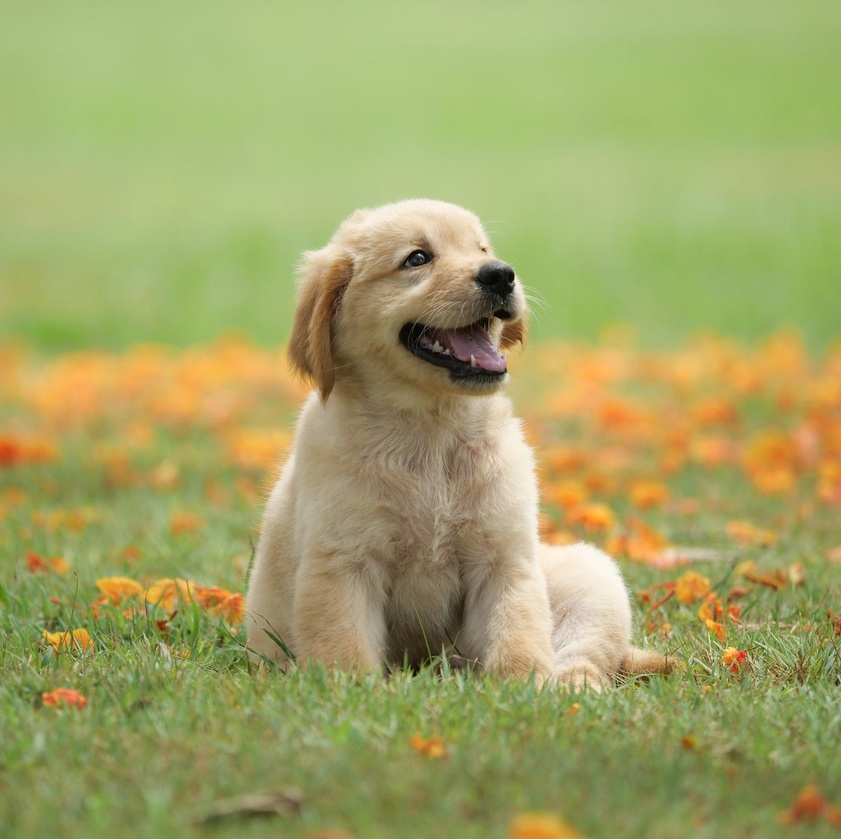
#> input picture Src/dog.jpg, 841 x 839 px, shrunk from 1200 x 1197 before the run, found by its file name
$ python Contrast_Control.py
#> lines starting #> are read from the running program, lines starting #| are printed output that depends on the picture
import numpy as np
import cv2

src=cv2.imread("C:/Park/Src/dog.jpg", cv2.IMREAD_GRAYSCALE)
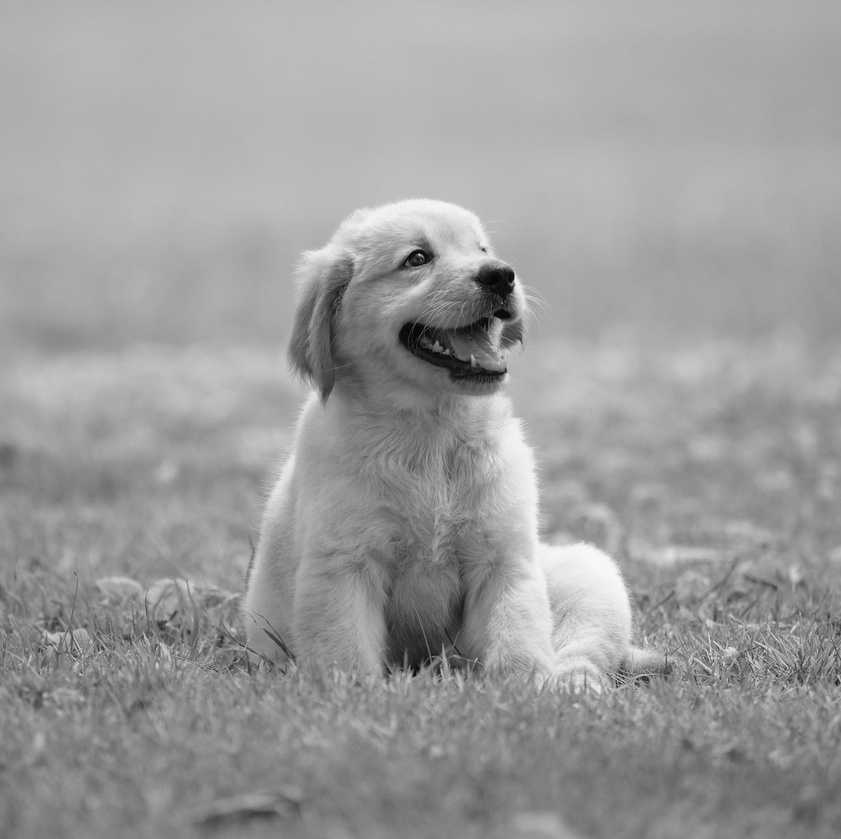
#> src: shape (839, 841); min 0, max 250, mean 156.5
img1=cv2.multiply(src,2)
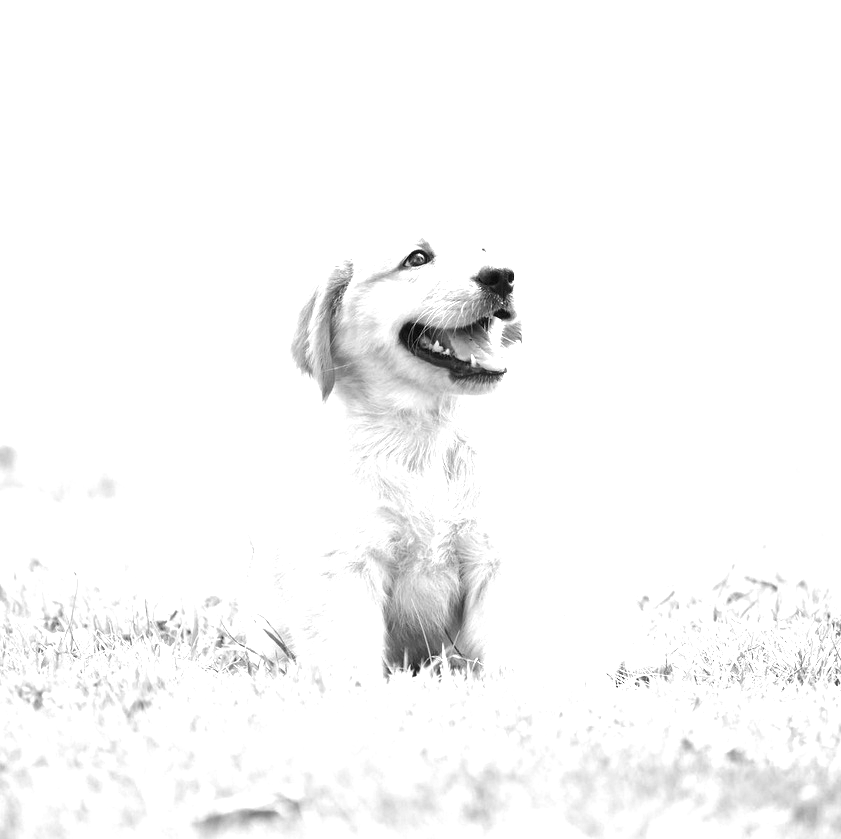
#> img1: shape (839, 841); min 0, max 255, mean 248.2
img2=cv2.divide(src,2)
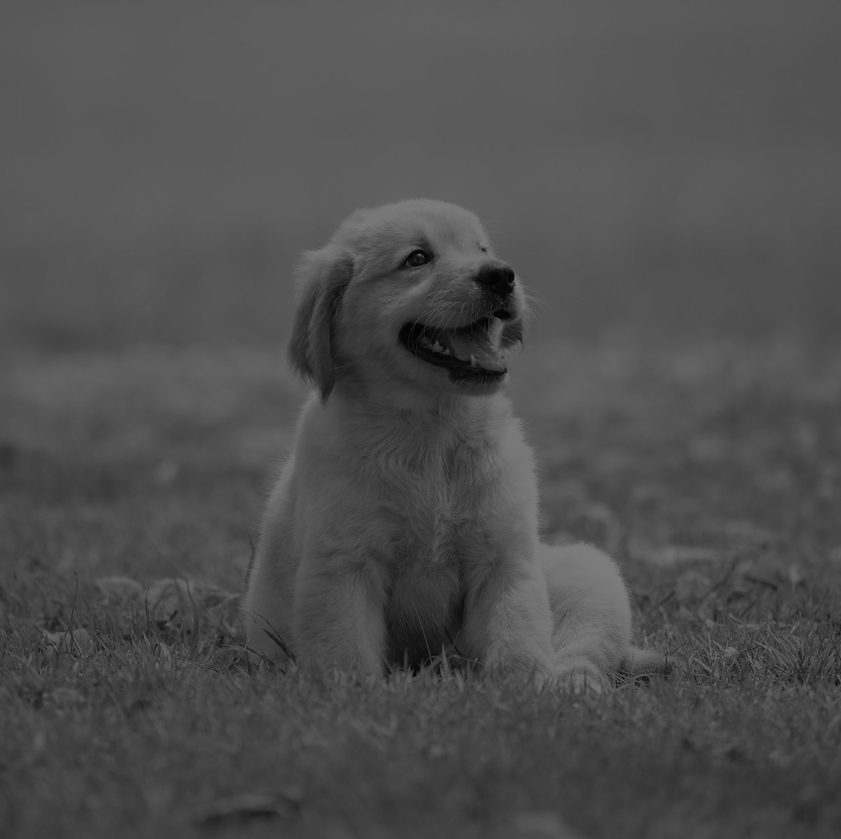
#> img2: shape (839, 841); min 0, max 125, mean 78.3

dst=cv2.vconcat([src,img1,img2])
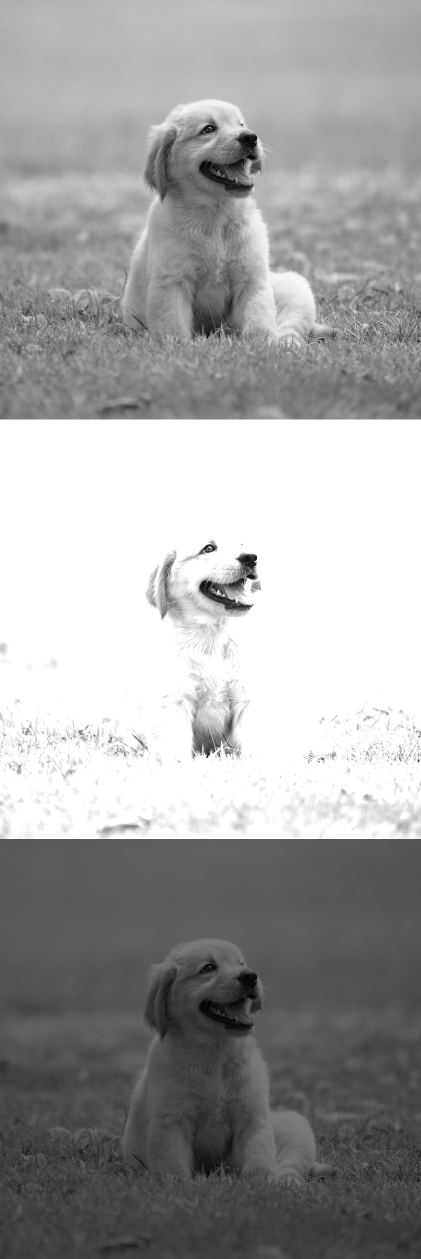
#> dst: shape (2517, 841) (shown at 1/2 size); min 0, max 255, mean 161
cv2.imshow("Contrast Control", dst)
cv2.waitKey(0)
cv2.destroyAllWindows()

$ run again, with Src/AppleTree.jpg copied over Src/dog.jpg
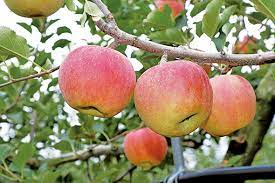
#> input picture Src/AppleTree.jpg, 275 x 183 px, found by its file name
#> `img2=cv2.divide(src,2)`:
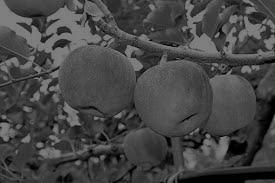
#> img2: shape (183, 275); min 0, max 128, mean 69.7
#> `dst=cv2.vconcat([src,img1,img2])`:
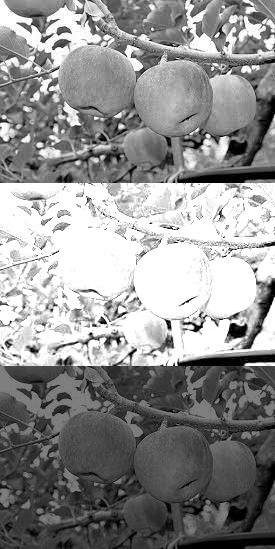
#> dst: shape (549, 275); min 0, max 255, mean 144.1

$ run again, with Src/TestFlower2.jpg copied over Src/dog.jpg
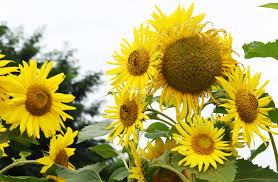
#> input picture Src/TestFlower2.jpg, 278 x 182 px, found by its file name
#> `img2=cv2.divide(src,2)`:
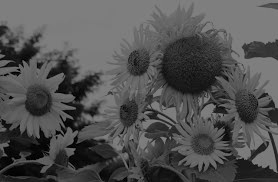
#> img2: shape (182, 278); min 0, max 128, mean 81.6
#> `dst=cv2.vconcat([src,img1,img2])`:
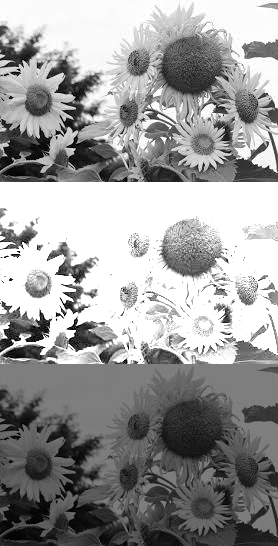
#> dst: shape (546, 278); min 0, max 255, mean 154.2
